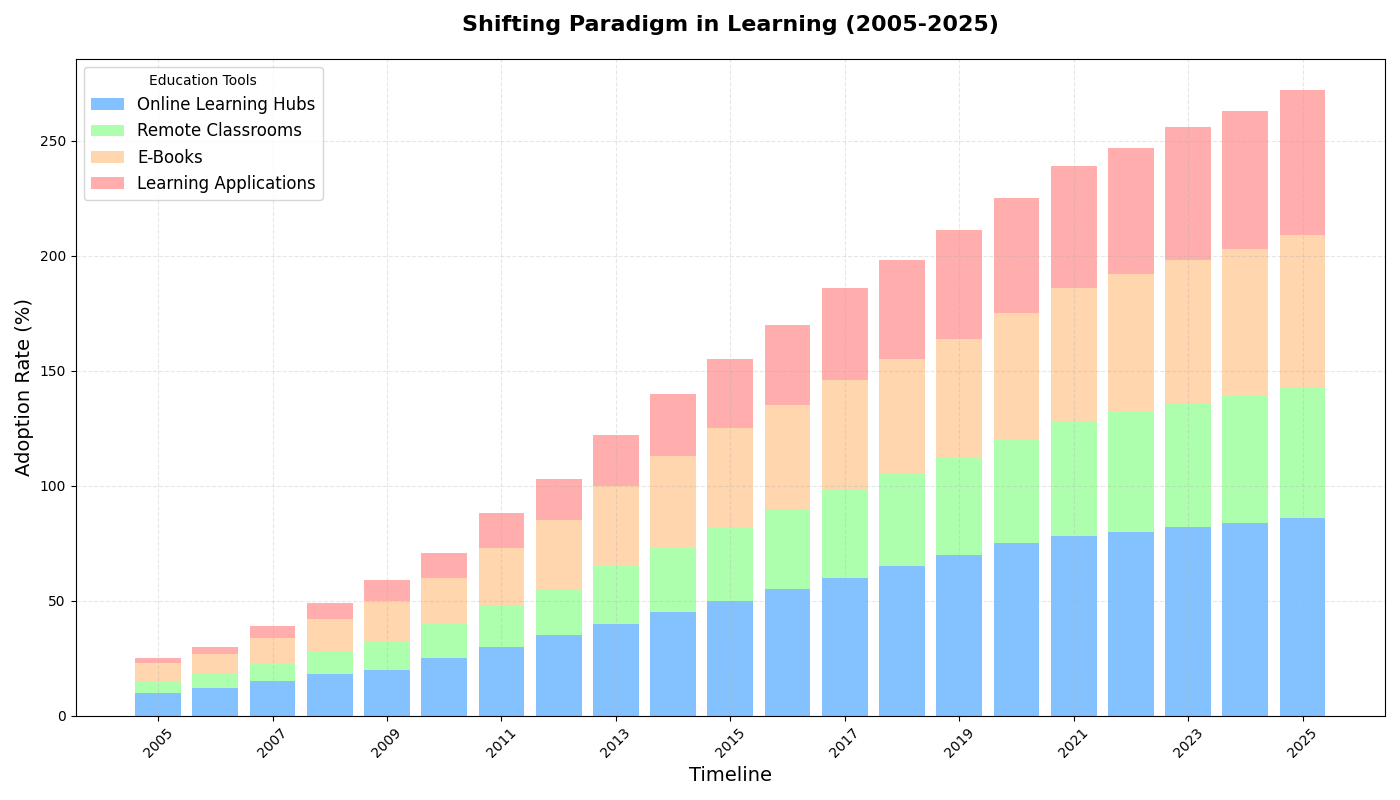

Generate this figure with Python:
import matplotlib.pyplot as plt
import numpy as np

years = np.arange(2005, 2026)

e_learning_platforms = [
    10, 12, 15, 18, 20, 25, 30, 35, 40, 45, 50, 55, 60, 65, 70, 75, 78, 80, 82, 84, 86
]
virtual_classrooms = [
    5, 6, 8, 10, 12, 15, 18, 20, 25, 28, 32, 35, 38, 40, 42, 45, 50, 52, 54, 55, 57
]
digital_textbooks = [
    8, 9, 11, 14, 18, 20, 25, 30, 35, 40, 43, 45, 48, 50, 52, 55, 58, 60, 62, 64, 66
]
educational_apps = [
    2, 3, 5, 7, 9, 11, 15, 18, 22, 27, 30, 35, 40, 43, 47, 50, 53, 55, 58, 60, 63
]

fig, ax = plt.subplots(figsize=(14, 8))

ax.bar(years, e_learning_platforms, label='Online Learning Hubs', color='#66b3ff', alpha=0.8)
ax.bar(years, virtual_classrooms, bottom=e_learning_platforms, label='Remote Classrooms', color='#99ff99', alpha=0.8)
bottom_base = np.array(e_learning_platforms) + np.array(virtual_classrooms)
ax.bar(years, digital_textbooks, bottom=bottom_base, label='E-Books', color='#ffcc99', alpha=0.8)
combined_base = bottom_base + np.array(digital_textbooks)
ax.bar(years, educational_apps, bottom=combined_base, label='Learning Applications', color='#ff9999', alpha=0.8)

ax.set_title('Shifting Paradigm in Learning (2005-2025)', fontsize=16, fontweight='bold', pad=20)
ax.set_xlabel('Timeline', fontsize=14)
ax.set_ylabel('Adoption Rate (%)', fontsize=14)

ax.set_xticks(years[::2])
ax.set_xticklabels(years[::2], rotation=45)

ax.grid(alpha=0.3, linestyle='--')
ax.legend(loc='upper left', fontsize=12, title='Education Tools')

plt.tight_layout()
plt.show()
